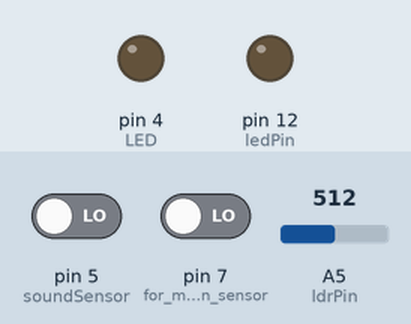
Recording of a sketch running on a simulated Arduino Uno, built with avr-gcc and run on an emulated ATmega328P. Shown: output pins drawn as LEDs (lit = HIGH). Dashed ring = blinking. The test bench sets the inputs (shaded band); at power-on: pin 5 (soundSensor) LOW, A5 (ldrPin) = 512, pin 7 (for_motion_sensor) LOW. What the sketch prints to the serial monitor is not drawn.

Above: at 1.2 s.
1.3 s: pin 5 (soundSensor) driven HIGH
At 2.8 s:
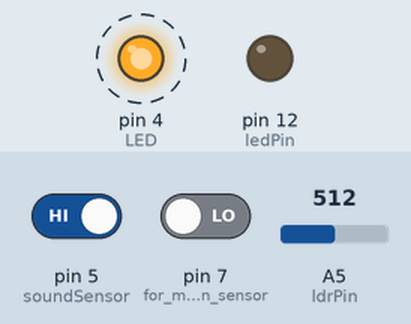
5.4 s: A5 (ldrPin) set to 215
7.5 s: A5 (ldrPin) set to 191
11.5 s: pin 7 (for_motion_sensor) driven HIGH
At 12.9 s:
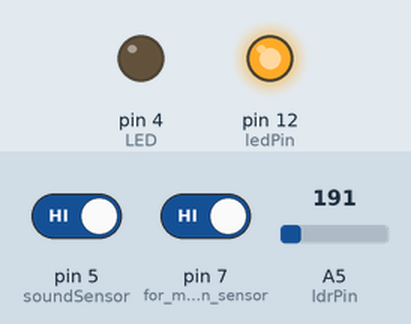
13.5 s: pin 5 (soundSensor) driven LOW
At 14.1 s:
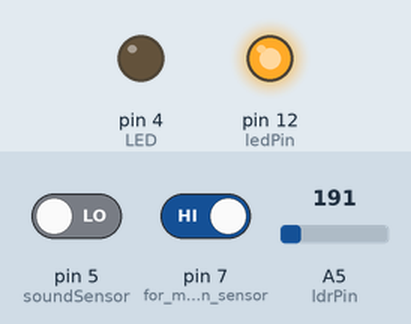
17.6 s: pin 7 (for_motion_sensor) driven LOW
At 18.7 s:
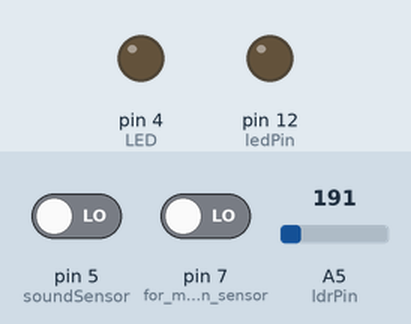
Timing chart, 0 to 20.5 s (numbered marks = the images above; inputs shaded):
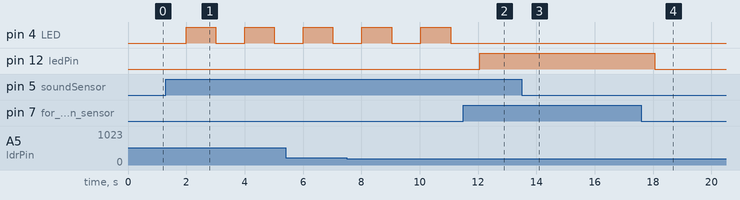

The sketch:

complete_code.ino
```cpp
const int ledPin = 12;
const int ldrPin = A5;
int soundSensor=5;
int LED= 4;
boolean LEDStatus=false;

void setup()
{
  // put your setup code here, to run once:
  Serial.begin(9600);
  pinMode(7, INPUT);//for motion sensor
  pinMode(ldrPin, INPUT); // for ldr
  pinMode(ledPin, OUTPUT);// led for for motion and ldr
  pinMode(soundSensor,INPUT);//sound sensor
  pinMode(LED,OUTPUT);// led for sound sensor

}

void loop() {
  // put your main code here, to run repeatedly:
  int ldrStatus = analogRead(ldrPin);
  if (digitalRead(7) == HIGH && ldrStatus <=200)
  {
      Serial.println("Active");
      digitalWrite(ledPin, HIGH);
      delay(5000);
      Serial.print("Its DARK, lights should turn on as there is motion ");

  }
  else if (digitalRead(7) == HIGH && ldrStatus >= 200)
  {
      Serial.println("Active");
      Serial.print("Its BRIGHT, no need of artificial light ");
      digitalWrite(ledPin, LOW);

  }

else if(digitalRead(7) == LOW && ldrStatus >= 200)
{
    Serial.println("Inactive");
    Serial.print("Its BRIGHT, Turn off the LED : ");
    digitalWrite(ledPin, LOW);
 }
 else if(digitalRead(7) == LOW && ldrStatus <= 200)
 {
    Serial.println("Inactive");
    Serial.print("Its DARK, but no need of light as there is no motion");
    digitalWrite(ledPin, LOW);
 }
 int SensorData=digitalRead(soundSensor);
  if(SensorData == 1)
    {
      if(LEDStatus==false)
      //if (soundSensor=HIGH)
      {
        LEDStatus=true;
        digitalWrite(LED,HIGH);

        //digitalWrite(LED,LOW);
        Serial.println("SOUND DETECTED FROM FLUSH");
      }
   else
    {
        LEDStatus=false;
        digitalWrite(LED,LOW);
     }
   }
   delay(1000);
 }
```

Measured:
- after the input at 1.3 s, pin 4 (LED): alternates HIGH for 1.0 s and LOW for 1.0 s, starting after 0.70 s
- after the input at 11.5 s, pin 4 (LED): stays LOW (without the input it goes to HIGH after 0.56 s); pin 12 (ledPin): LOW → HIGH after 0.56 s
- after the input at 13.5 s, pin 4 (LED): stays LOW (without the input it goes to HIGH after 3.6 s)
- after the input at 17.6 s, pin 12 (ledPin): HIGH → LOW after 0.47 s
